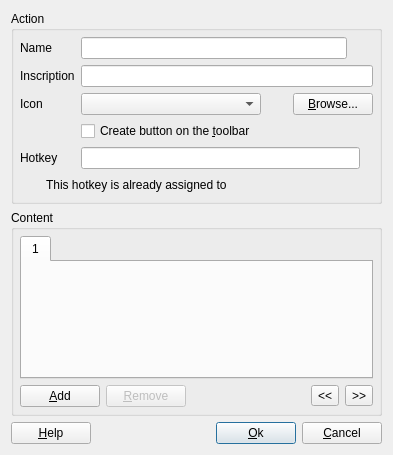
<ui version="4.0" >
 <author></author>
 <comment></comment>
 <exportmacro></exportmacro>
 <class>CustomContentDialogBase</class>
 <widget class="QDialog" name="CustomContentDialogBase" >
  <property name="geometry" >
   <rect>
    <x>0</x>
    <y>0</y>
    <width>393</width>
    <height>455</height>
   </rect>
  </property>
  <property name="windowTitle" >
   <string>Custom Content</string>
  </property>
  <layout class="QGridLayout" >
   <property name="margin" >
    <number>11</number>
   </property>
   <property name="spacing" >
    <number>6</number>
   </property>
   <item row="2" column="0" >
    <widget class="QPushButton" name="helpButton_" >
     <property name="text" >
      <string>&amp;Help</string>
     </property>
     <property name="shortcut" >
      <string>Alt+H</string>
     </property>
    </widget>
   </item>
   <item row="2" column="2" >
    <widget class="QPushButton" name="okButton_" >
     <property name="text" >
      <string>&amp;Ok</string>
     </property>
     <property name="shortcut" >
      <string>Alt+O</string>
     </property>
     <property name="default" >
      <bool>true</bool>
     </property>
    </widget>
   </item>
   <item row="2" column="1" >
    <spacer>
     <property name="orientation" >
      <enum>Qt::Horizontal</enum>
     </property>
     <property name="sizeType" >
      <enum>QSizePolicy::Expanding</enum>
     </property>
     <property name="sizeHint" >
      <size>
       <width>30</width>
       <height>20</height>
      </size>
     </property>
    </spacer>
   </item>
   <item row="2" column="3" >
    <widget class="QPushButton" name="cancelButton_" >
     <property name="text" >
      <string>&amp;Cancel</string>
     </property>
     <property name="shortcut" >
      <string>Alt+C</string>
     </property>
    </widget>
   </item>
   <item row="0" column="0" colspan="4" >
    <widget class="QGroupBox" name="actionGroupBox_" >
     <property name="title" >
      <string>Action</string>
     </property>
     <layout class="QGridLayout" >
      <property name="margin" >
       <number>6</number>
      </property>
      <property name="spacing" >
       <number>6</number>
      </property>
      <item row="2" column="3" colspan="2" >
       <widget class="QPushButton" name="browseIconButton_" >
        <property name="text" >
         <string>&amp;Browse...</string>
        </property>
        <property name="shortcut" >
         <string>Alt+B</string>
        </property>
       </widget>
      </item>
      <item row="2" column="0" >
       <widget class="QLabel" name="textLabel2" >
        <property name="text" >
         <string>Icon</string>
        </property>
        <property name="wordWrap" >
         <bool>false</bool>
        </property>
       </widget>
      </item>
      <item row="0" column="0" >
       <widget class="QLabel" name="nameLabel_" >
        <property name="text" >
         <string>Name</string>
        </property>
        <property name="wordWrap" >
         <bool>false</bool>
        </property>
       </widget>
      </item>
      <item row="1" column="0" >
       <widget class="QLabel" name="inscriptionLabel_" >
        <property name="text" >
         <string>Inscription</string>
        </property>
        <property name="wordWrap" >
         <bool>false</bool>
        </property>
       </widget>
      </item>
      <item row="2" column="2" >
       <widget class="QLabel" name="iconLabel_" >
        <property name="sizePolicy" >
         <sizepolicy>
          <hsizetype>0</hsizetype>
          <vsizetype>0</vsizetype>
          <horstretch>0</horstretch>
          <verstretch>0</verstretch>
         </sizepolicy>
        </property>
        <property name="minimumSize" >
         <size>
          <width>20</width>
          <height>20</height>
         </size>
        </property>
        <property name="pixmap" >
         <pixmap/>
        </property>
        <property name="scaledContents" >
         <bool>true</bool>
        </property>
        <property name="wordWrap" >
         <bool>false</bool>
        </property>
       </widget>
      </item>
      <item row="0" column="1" colspan="4" >
       <layout class="QHBoxLayout" >
        <property name="margin" >
         <number>0</number>
        </property>
        <property name="spacing" >
         <number>6</number>
        </property>
        <item>
         <widget class="QLineEdit" name="nameLineEdit_" />
        </item>
        <item>
         <widget class="QLabel" name="invalidNameLabel_" >
          <property name="sizePolicy" >
           <sizepolicy>
            <hsizetype>0</hsizetype>
            <vsizetype>0</vsizetype>
            <horstretch>0</horstretch>
            <verstretch>0</verstretch>
           </sizepolicy>
          </property>
          <property name="minimumSize" >
           <size>
            <width>20</width>
            <height>20</height>
           </size>
          </property>
          <property name="toolTip" >
           <string>Custom content with this name already exists</string>
          </property>
          <property name="pixmap" >
           <pixmap/>
          </property>
          <property name="scaledContents" >
           <bool>true</bool>
          </property>
          <property name="wordWrap" >
           <bool>false</bool>
          </property>
         </widget>
        </item>
       </layout>
      </item>
      <item row="4" column="1" colspan="3" >
       <widget class="QLineEdit" name="hotKeyLineEdit_" />
      </item>
      <item row="5" column="0" colspan="5" >
       <layout class="QHBoxLayout" >
        <property name="margin" >
         <number>0</number>
        </property>
        <property name="spacing" >
         <number>6</number>
        </property>
        <item>
         <widget class="QLabel" name="ambiguousHotkeyIcon_" >
          <property name="sizePolicy" >
           <sizepolicy>
            <hsizetype>0</hsizetype>
            <vsizetype>0</vsizetype>
            <horstretch>0</horstretch>
            <verstretch>0</verstretch>
           </sizepolicy>
          </property>
          <property name="minimumSize" >
           <size>
            <width>20</width>
            <height>20</height>
           </size>
          </property>
          <property name="toolTip" >
           <string>Custom content with this name already exists</string>
          </property>
          <property name="pixmap" >
           <pixmap/>
          </property>
          <property name="scaledContents" >
           <bool>true</bool>
          </property>
          <property name="wordWrap" >
           <bool>false</bool>
          </property>
         </widget>
        </item>
        <item>
         <widget class="QLabel" name="ambiguousHotkeyLabel_" >
          <property name="text" >
           <string>This hotkey is already assigned to</string>
          </property>
          <property name="textFormat" >
           <enum>Qt::PlainText</enum>
          </property>
          <property name="wordWrap" >
           <bool>false</bool>
          </property>
         </widget>
        </item>
       </layout>
      </item>
      <item row="4" column="0" >
       <widget class="QLabel" name="hotKeyLabel_" >
        <property name="text" >
         <string>Hotkey</string>
        </property>
        <property name="wordWrap" >
         <bool>false</bool>
        </property>
       </widget>
      </item>
      <item row="4" column="4" >
       <widget class="QLabel" name="hotkeyInfoLabel_" >
        <property name="sizePolicy" >
         <sizepolicy>
          <hsizetype>0</hsizetype>
          <vsizetype>0</vsizetype>
          <horstretch>0</horstretch>
          <verstretch>0</verstretch>
         </sizepolicy>
        </property>
        <property name="toolTip" >
         <string>Press the hot key for this command</string>
        </property>
        <property name="pixmap" >
         <pixmap/>
        </property>
        <property name="scaledContents" >
         <bool>true</bool>
        </property>
        <property name="wordWrap" >
         <bool>false</bool>
        </property>
       </widget>
      </item>
      <item row="3" column="1" colspan="3" >
       <widget class="QCheckBox" name="createButtonCheckBox_" >
        <property name="text" >
         <string>Create button on the &amp;toolbar</string>
        </property>
        <property name="shortcut" >
         <string>Alt+T</string>
        </property>
       </widget>
      </item>
      <item row="1" column="1" colspan="4" >
       <widget class="QLineEdit" name="inscriptionLineEdit_" />
      </item>
      <item row="2" column="1" >
       <widget class="QComboBox" name="iconComboBox_" >
        <property name="sizePolicy" >
         <sizepolicy>
          <hsizetype>7</hsizetype>
          <vsizetype>0</vsizetype>
          <horstretch>0</horstretch>
          <verstretch>0</verstretch>
         </sizepolicy>
        </property>
       </widget>
      </item>
     </layout>
    </widget>
   </item>
   <item row="1" column="0" colspan="4" >
    <widget class="QGroupBox" name="groupBox4" >
     <property name="title" >
      <string>Content</string>
     </property>
     <layout class="QGridLayout" >
      <property name="margin" >
       <number>6</number>
      </property>
      <property name="spacing" >
       <number>6</number>
      </property>
      <item row="1" column="3" >
       <widget class="QToolButton" name="moveLeftButton_" >
        <property name="enabled" >
         <bool>true</bool>
        </property>
        <property name="text" >
         <string>&lt;&lt;</string>
        </property>
       </widget>
      </item>
      <item row="1" column="0" >
       <widget class="QPushButton" name="addContentButton_" >
        <property name="text" >
         <string>&amp;Add</string>
        </property>
        <property name="shortcut" >
         <string>Alt+A</string>
        </property>
       </widget>
      </item>
      <item row="1" column="1" >
       <widget class="QPushButton" name="removeContentButton_" >
        <property name="enabled" >
         <bool>false</bool>
        </property>
        <property name="text" >
         <string>&amp;Remove</string>
        </property>
        <property name="shortcut" >
         <string>Alt+R</string>
        </property>
       </widget>
      </item>
      <item row="1" column="4" >
       <widget class="QToolButton" name="moveRightButton_" >
        <property name="enabled" >
         <bool>true</bool>
        </property>
        <property name="text" >
         <string>>></string>
        </property>
       </widget>
      </item>
      <item row="1" column="2" >
       <spacer>
        <property name="orientation" >
         <enum>Qt::Horizontal</enum>
        </property>
        <property name="sizeType" >
         <enum>QSizePolicy::Expanding</enum>
        </property>
        <property name="sizeHint" >
         <size>
          <width>70</width>
          <height>20</height>
         </size>
        </property>
       </spacer>
      </item>
      <item row="0" column="0" colspan="5" >
       <widget class="QTabWidget" name="contentTabWidget_" >
        <widget class="QWidget" name="tab" >
         <attribute name="title" >
          <string>1</string>
         </attribute>
        </widget>
       </widget>
      </item>
     </layout>
    </widget>
   </item>
  </layout>
 </widget>
 <layoutdefault spacing="6" margin="11" />
 <pixmapfunction></pixmapfunction>
 <tabstops>
  <tabstop>nameLineEdit_</tabstop>
  <tabstop>inscriptionLineEdit_</tabstop>
  <tabstop>browseIconButton_</tabstop>
  <tabstop>createButtonCheckBox_</tabstop>
  <tabstop>hotKeyLineEdit_</tabstop>
  <tabstop>contentTabWidget_</tabstop>
  <tabstop>addContentButton_</tabstop>
  <tabstop>removeContentButton_</tabstop>
  <tabstop>helpButton_</tabstop>
  <tabstop>okButton_</tabstop>
  <tabstop>cancelButton_</tabstop>
 </tabstops>
 <resources/>
 <connections>
  <connection>
   <sender>cancelButton_</sender>
   <signal>clicked()</signal>
   <receiver>CustomContentDialogBase</receiver>
   <slot>reject()</slot>
   <hints>
    <hint type="sourcelabel" >
     <x>20</x>
     <y>20</y>
    </hint>
    <hint type="destinationlabel" >
     <x>20</x>
     <y>20</y>
    </hint>
   </hints>
  </connection>
 </connections>
</ui>
